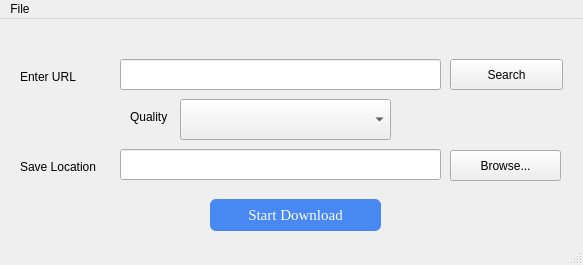
<?xml version="1.0" encoding="UTF-8"?>
<ui version="4.0">
 <class>MainWindow</class>
 <widget class="QMainWindow" name="MainWindow">
  <property name="geometry">
   <rect>
    <x>0</x>
    <y>0</y>
    <width>583</width>
    <height>265</height>
   </rect>
  </property>
  <property name="windowTitle">
   <string>MainWindow</string>
  </property>
  <property name="styleSheet">
   <string notr="true"/>
  </property>
  <widget class="QWidget" name="centralise">
   <property name="styleSheet">
    <string notr="true"/>
   </property>
   <widget class="QLineEdit" name="lineEdit">
    <property name="geometry">
     <rect>
      <x>120</x>
      <y>40</y>
      <width>321</width>
      <height>31</height>
     </rect>
    </property>
   </widget>
   <widget class="QLineEdit" name="lineEdit_2">
    <property name="geometry">
     <rect>
      <x>120</x>
      <y>130</y>
      <width>321</width>
      <height>31</height>
     </rect>
    </property>
   </widget>
   <widget class="QLabel" name="label">
    <property name="geometry">
     <rect>
      <x>20</x>
      <y>50</y>
      <width>71</width>
      <height>16</height>
     </rect>
    </property>
    <property name="text">
     <string>Enter URL</string>
    </property>
   </widget>
   <widget class="QLabel" name="label_2">
    <property name="geometry">
     <rect>
      <x>20</x>
      <y>140</y>
      <width>91</width>
      <height>16</height>
     </rect>
    </property>
    <property name="text">
     <string>Save Location</string>
    </property>
   </widget>
   <widget class="QPushButton" name="pushButton">
    <property name="enabled">
     <bool>true</bool>
    </property>
    <property name="geometry">
     <rect>
      <x>210</x>
      <y>180</y>
      <width>171</width>
      <height>32</height>
     </rect>
    </property>
    <property name="styleSheet">
     <string notr="true">QPushButton {
background-color: rgb(72, 136, 243);
font-size: 15px;
font-family: Georgia;
color: #fffcff;
border-radius: 6px;

}

QPushButton:hover {
background: rgb(101, 158, 241);
}</string>
    </property>
    <property name="text">
     <string>Start Download</string>
    </property>
    <property name="checkable">
     <bool>false</bool>
    </property>
    <property name="checked">
     <bool>false</bool>
    </property>
    <property name="autoDefault">
     <bool>false</bool>
    </property>
    <property name="flat">
     <bool>false</bool>
    </property>
   </widget>
   <widget class="QPushButton" name="pushButton_2">
    <property name="geometry">
     <rect>
      <x>450</x>
      <y>131</y>
      <width>111</width>
      <height>31</height>
     </rect>
    </property>
    <property name="styleSheet">
     <string notr="true"/>
    </property>
    <property name="text">
     <string>Browse...</string>
    </property>
   </widget>
   <widget class="QPushButton" name="pushButton_3">
    <property name="geometry">
     <rect>
      <x>450</x>
      <y>40</y>
      <width>113</width>
      <height>31</height>
     </rect>
    </property>
    <property name="styleSheet">
     <string notr="true"/>
    </property>
    <property name="text">
     <string>Search</string>
    </property>
   </widget>
   <widget class="QComboBox" name="comboBox">
    <property name="geometry">
     <rect>
      <x>180</x>
      <y>80</y>
      <width>211</width>
      <height>41</height>
     </rect>
    </property>
    <property name="styleSheet">
     <string notr="true">
</string>
    </property>
    <property name="sizeAdjustPolicy">
     <enum>QComboBox::AdjustToContentsOnFirstShow</enum>
    </property>
    <property name="iconSize">
     <size>
      <width>16</width>
      <height>16</height>
     </size>
    </property>
   </widget>
   <widget class="QLabel" name="label_3">
    <property name="geometry">
     <rect>
      <x>130</x>
      <y>90</y>
      <width>60</width>
      <height>16</height>
     </rect>
    </property>
    <property name="text">
     <string>Quality</string>
    </property>
   </widget>
  </widget>
  <widget class="QMenuBar" name="menubar">
   <property name="geometry">
    <rect>
     <x>0</x>
     <y>0</y>
     <width>583</width>
     <height>22</height>
    </rect>
   </property>
   <widget class="QMenu" name="menuFile">
    <property name="title">
     <string>File</string>
    </property>
    <addaction name="separator"/>
    <addaction name="actionExite"/>
   </widget>
   <addaction name="menuFile"/>
  </widget>
  <widget class="QStatusBar" name="statusbar">
   <property name="enabled">
    <bool>true</bool>
   </property>
  </widget>
  <action name="actionExite">
   <property name="text">
    <string>Exit</string>
   </property>
  </action>
 </widget>
 <resources/>
 <connections>
  <connection>
   <sender>lineEdit</sender>
   <signal>returnPressed()</signal>
   <receiver>pushButton</receiver>
   <slot>click()</slot>
   <hints>
    <hint type="sourcelabel">
     <x>270</x>
     <y>78</y>
    </hint>
    <hint type="destinationlabel">
     <x>274</x>
     <y>177</y>
    </hint>
   </hints>
  </connection>
 </connections>
</ui>
